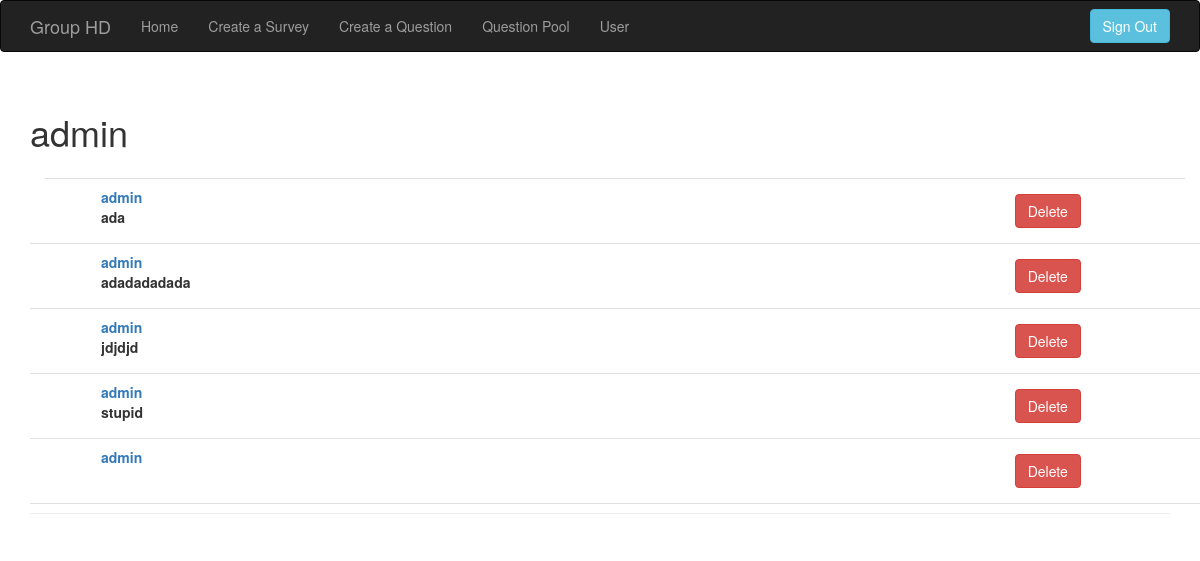
The page /question_pool (signed in) on the database as committed earlier.
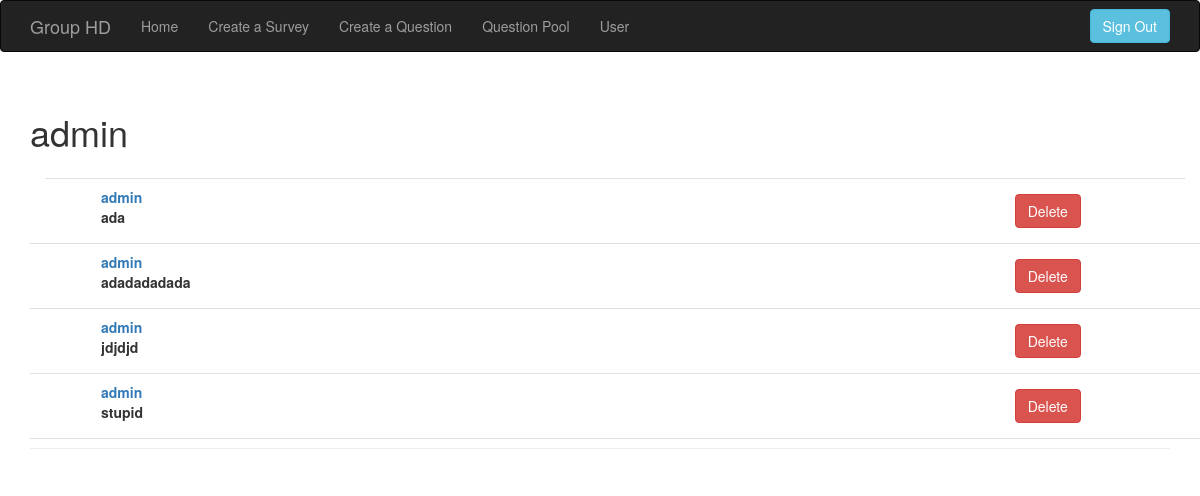
The same page on the database as committed later.
### app/models.py (models this page shows, shortened)
class User(UserMixin, db.Model):
    __tablename__ = 'users'
    id = db.Column(db.Integer, primary_key=True)
    username = db.Column(db.String(64), unique=True, index=True)
    password_hash = db.Column(db.String(128))
    last_login = db.Column(db.DateTime(), default=datetime.utcnow)
    surveys = db.relationship('Survey', backref='owner', lazy='dynamic')
    questions = db.relationship('Question', backref='owner', lazy='dynamic')
    is_admin = db.Column(db.Boolean, default=False)
    @property
    def password(self):
        raise AttributeError('password is not a readable attribute')

class Question(db.Model):
    __tablename__ = 'questions'
    id = db.Column(db.Integer, primary_key=True)
    owner_id = db.Column(db.Integer, db.ForeignKey('users.id'))
    description = db.Column(db.String(512))

### app/main/views.py (the view)
@main.route('/question_pool', methods=['GET', 'POST'])
@login_required
def question_pool():
    questions = Question.query.all()
    return render_template('question_pool.html', questions=questions)

### app/models.py (called while the page is built)
@login_manager.user_loader
def load_user(user_id):
    return User.query.get(int(user_id))

### app/templates/question_pool.html
{% extends "base.html" %} {% block page_content %}
<div class='page-header'>
    <h1>{{ current_user.username }}</h1>
    <div class="container">
        <div class='posts'>
            {% for question in questions%}
            <div class='post row'>
                <div class='col-md-10'>
                    <div class="post-content">
                        <div class="post-author">
                            <a href="{{ url_for('.user', id=question.owner_id) }}">{{ question.owner.username }}</a>
                            <p>
                            {{ question.description }}
                            </p>
                        </div>
                    </div>
                </div>
                <div class="col-md-1" id="button-delete">
                    <a type="button" class="btn btn-danger" href="{{ url_for('main.delete_question', id=question.id) }}">Delete</a>
                </div>
            </div>
            {% endfor %}
        </div>
    </div>
</div>
{% endblock %}

### app/templates/base.html (shortened to what this page needs)
<head>
  <link type="text/css" rel="stylesheet" href="{{ url_for('static', filename='css/bootstrap.css') }}"/>
  <link type="text/css" rel="stylesheet" href="{{ url_for('static', filename='css/base.css') }}"/>
</head>
<div class="navbar navbar-inverse" role="navigation">
  <div class="container">
    <div class="navbar-header">
      <a class="navbar-brand" href="/">Group HD</a>
    </div>
    <div class="navbar-collapse collapse">
      <ul class="nav navbar-nav">
        <li><a href="/">Home</a></li>
        <li>
          <a href="{{ url_for('main.create_survey') }}">Create a Survey</a>
        </li>
        <li>
          <a href="{{ url_for('main.create_question') }}">Create a Question</a>
        </li>
        <li>
          <a href="{{ url_for('main.question_pool') }}">Question Pool</a>
        </li>
        {% if current_user.is_authenticated %}
        <li>
          <a href="{{ url_for('main.user', id=current_user.id) }}">User</a>
        </li>
        {% endif %}
      </ul>
      <div class="nav navbar-nav navbar-right">
        <div class="log-button">
          {% if current_user.is_authenticated %}
          <a type="button" class="btn btn-info" href="{{ url_for('auth.logout') }}">Sign Out</a> {% else %}
          <a type="button" class="btn btn-info" href="{{ url_for('auth.login') }}">Sign In</a> {% endif %}
        </div>
      </div>
    </div>
  </div>
</div>
<div class="container">
  {% block page_content %}{% endblock %}
</div>

### app/static/css/base.css (style rules this page uses)
.posts { list-style-type: none; padding: 0px; margin: 16px 0px 0px 0px; border-top: 1px solid #e0e0e0; }
.post { padding: 8px; border-bottom: 1px solid #e0e0e0; }
.post-author { font-weight: bold; }
.post-content { margin-left: 48px; min-height: 48px; }
#button-delete { padding-top: 7px; }
.log-button { padding-top: 8px; }

Rows that differ between the two databases and show on the page:
removed Question: owner.username "admin"
